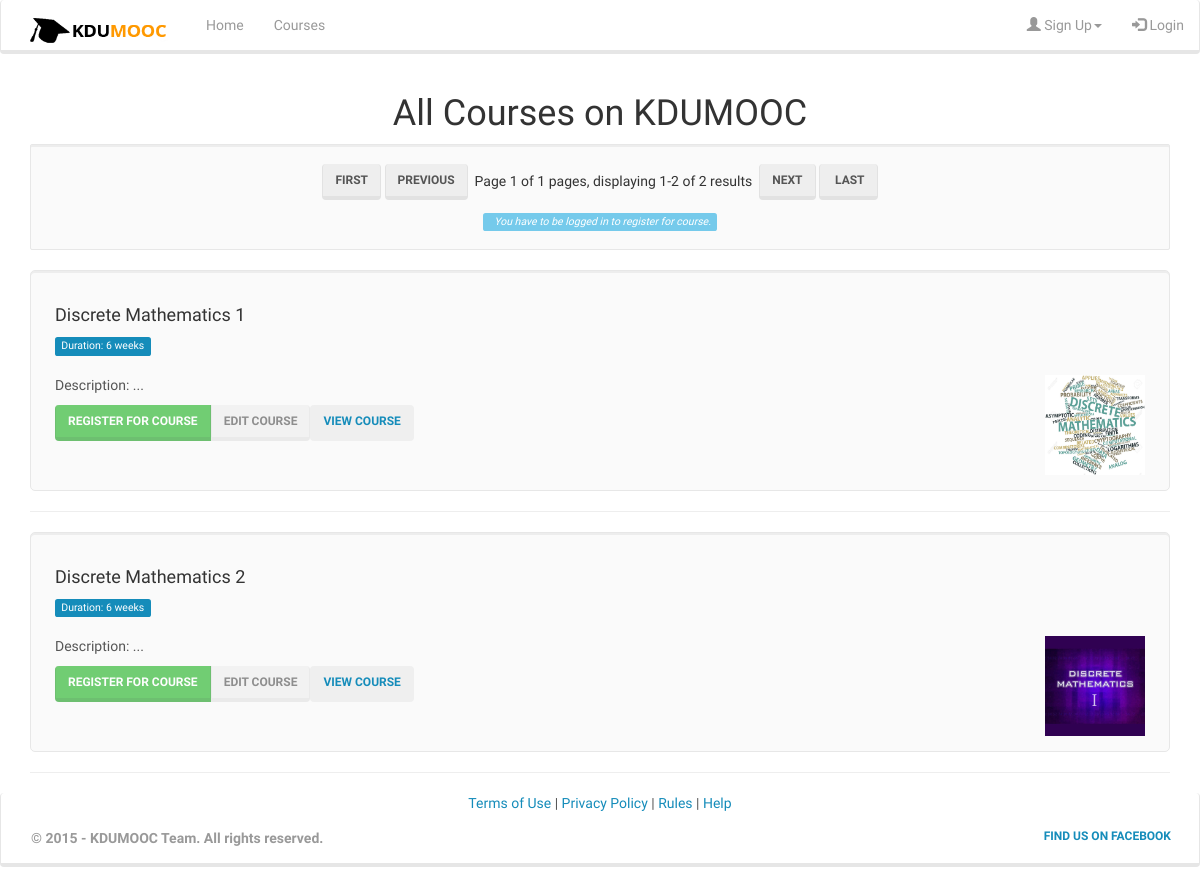
Before: /viewAllCourses.php with the older database file.
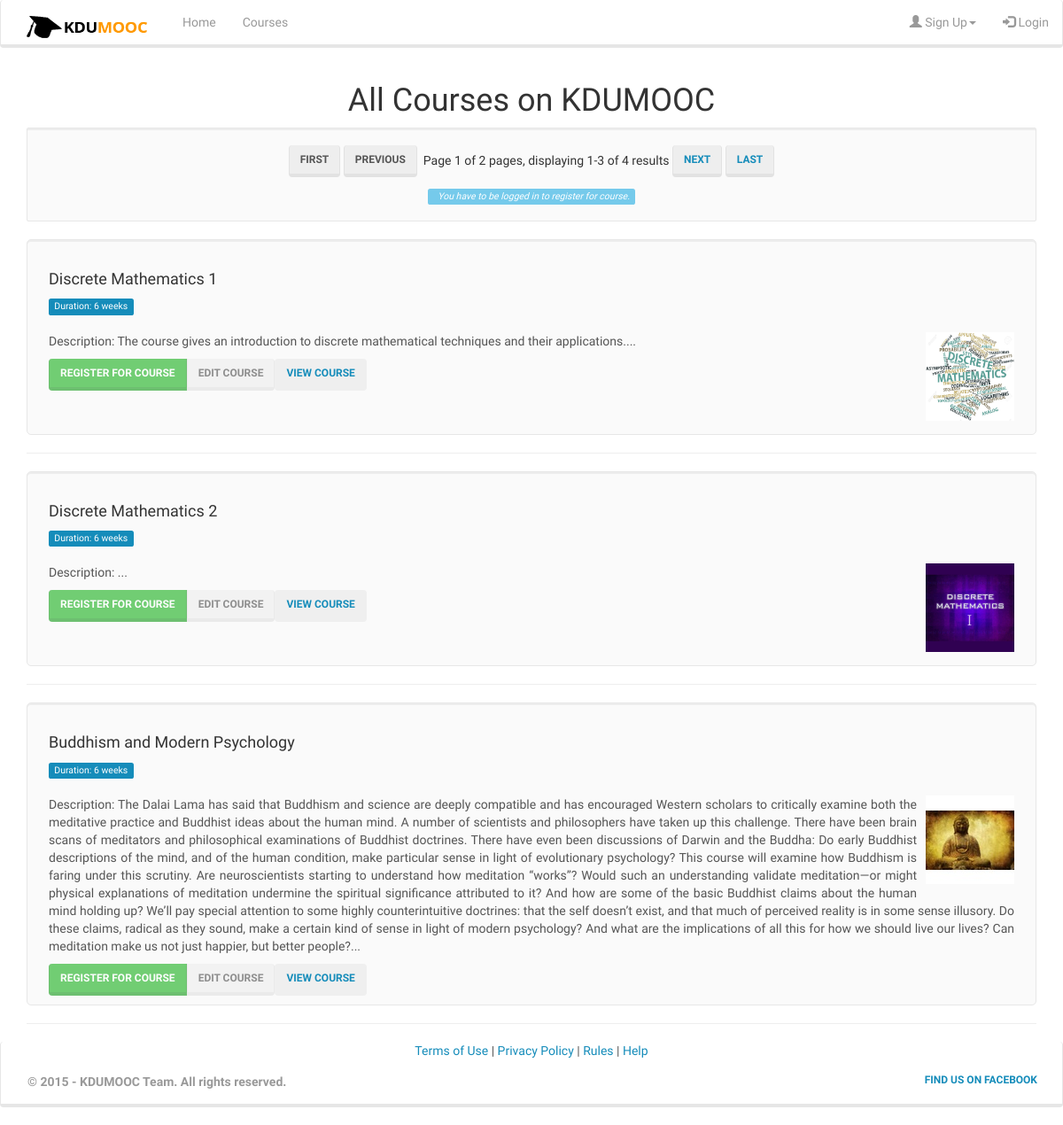
After: the same page with the newer database file.
### tables this page shows
CREATE TABLE IF NOT EXISTS `course` (
  `idCOURSE` int(11) NOT NULL AUTO_INCREMENT,
  `no_of_students` int(11) DEFAULT NULL,
  `category` varchar(45) DEFAULT NULL,
  `duration` varchar(45) DEFAULT NULL,
  `title` varchar(400) DEFAULT NULL,
  `LECTURER_idLECTURER` int(11) NOT NULL,
  `deleted` tinyint(1) DEFAULT NULL,
  `about` mediumtext NOT NULL,
  PRIMARY KEY (`idCOURSE`),
  KEY `fk_COURSE_LECTURER1_idx` (`LECTURER_idLECTURER`)
);

### require/functions.php (called while the page is built, shortened)
<?php
function sessionExists() {
    if (!isset($_SESSION["userID"])) {
        return false;
    } else {
        return true;
    }
}
?>

### viewAllCourses.php (the view, shortened to what this page needs)
<?php
include 'header.php';
?>
<div class="container">
    <center><h1>All Courses on KDUMOOC</h1></center>
</div>
<?php
try {
    $total = $db->query('SELECT COUNT(*) FROM `course` WHERE `deleted`=0')->fetchColumn();
    $limit = 3;
    $pages = ceil($total / $limit);
    $page = min($pages, filter_input(INPUT_GET, 'page', FILTER_VALIDATE_INT, array('options' => array('default' => 1, 'min_range' => 1,),)));
    $offset = ($page - 1) * $limit;
    $start = $offset + 1;
    $end = min(($offset + $limit), $total);
    $prevlink = ($page > 1) ? ' <button type="button" class="btn btn-default"> <a href="?page=1" class="newStyle" title="First page">First</a></button> <button type="button" class="btn btn-default">&nbsp;<a class="newStyle" href="?page=' . ($page - 1) . '" title="Previous page">Previous</a></button>&nbsp;' : ' <button type="button" class="btn btn-default"> <span class="disabled">First</span></button> <button type="button" class="btn btn-default"> <span class="disabled">Previous</span></button>&nbsp;';
    $nextlink = ($page < $pages) ? ' <button type="button" class="btn btn-default"> <a class="newStyle" href="?page=' . ($page + 1) . '" title="Next page">Next</a></button> <button type="button" class="btn btn-default"> <a href="?page=' . $pages . '" title="Last page" class="newStyle">Last</a></button> ' : '&nbsp;<button type="button" class="btn btn-default"> <span class="disabled">Next</span></button> <button type="button" class="btn btn-default">&nbsp;<span class="disabled">Last</span></button>';
    ?>
    <div class="container"><center>
            <?php
            echo '<div id="paging"  class="well well-sm"><h5>', $prevlink, ' Page ', $page, ' of ', $pages, ' pages, displaying ', $start, '-', $end, ' of ', $total, ' results ', $nextlink, ' </h5><p><span class="label label-info"><i class="fa fa-info"></i><i>&nbsp;&nbsp;You have to be logged in to register for course.</i></p></span></div>';
            echo "</center>";
            $stmt = $db->prepare("SELECT `idCOURSE`,`category`,`duration`, `LECTURER_idLECTURER`,`title`, substring_index(`about`,' ',500) as short_desc FROM `course` WHERE `deleted`=0 ORDER BY `course`.`idCOURSE` ASC LIMIT :limit OFFSET :offset");
            $stmt->bindParam(':limit', $limit, PDO::PARAM_INT);
            $stmt->bindParam(':offset', $offset, PDO::PARAM_INT);
            $stmt->execute();
            if ($stmt->rowCount() > 0) {
                $stmt->setFetchMode(PDO::FETCH_ASSOC);
                $iterator = new IteratorIterator($stmt);
                ?>
                <?php
                foreach ($iterator as $row) {
                    echo '<div class=\'well well-lg centered\'>';
                    echo "<h4>" . $row['title'] . "</h4>";
                    echo "<div class=\"label label-primary\" style=\"text-align:right\"> Duration: " . $row['duration'] . " weeks" . "</div>";
                    if (doesImageExist(COURSE_PIC_UPLOAD_URL . $row['idCOURSE'] . ".jpg")) {
                        $img_url = "<img  width=\"100px\"  height=\"100px\" src=\"" . COURSE_PIC_UPLOAD_URL . $row['idCOURSE'] . ".jpg\" />";
                    } else {
                        $img_url = "<img  width=\"100px\"  height=\"100px\" src=\"" . COURSE_PIC_UPLOAD_URL . "default.jpg\" />";
                    }
                    echo "<div style=\"text-align:justify;\"> <br/>" . $img_url . "<p>Description: " . $row['short_desc'] . "..." . "</p></div>";
                    if (sessionExists()) {
                        $logged_in = true;
                    } else {
                        $logged_in = false;
                    }
                    if (isStudent()) {
                        $is_student = true;
                    } else {
                        $is_student = false;
                    }
                    ?>
                    <div class="btn-group" role="group" aria-label="Course Actions">
                        <?php
                        if ($logged_in && $is_student) {
                            echo "<a href=\"registerForCourse.php?studentID=" . $_SESSION['userID'] . "&token=". sha1($_SESSION['userID']) ."&courseID=" . $row['idCOURSE'] . "\" target=\"new\">";
                            echo "<button type=\"button\" class=\"btn btn-success active\">Register For Course</button></a>";
                        } else {
                            echo "<button type=\"button\" class=\"btn btn-success disabled\">Register For Course</button>";
                        }
            echo "<a href=\"viewCourse.php?courseID=" . $row['idCOURSE'] . "&token=" . sha1($row['idCOURSE']) . "\" target=\"new\"><button type=\"button\" class=\"btn btn-file\">View Course</button></a>";
                        if ($logged_in && $is_student == false) {
                            echo "<a href=\"editCourse.php?courseID=" . $row['idCOURSE'] . "&token=" . sha1($row['idCOURSE']) . "\" target=\"new\"><button type=\"button\" class=\"btn btn-default\">Edit Course</button></a>";
                        } else {
                            echo "<button type=\"button\" class=\"btn btn-default disabled\">Edit Course</button>";
                        }
                        ?>
                    </div>
                        <?php
                        echo "</div>";
                        echo "<hr>";
                    }
                } else {
                    echo '<p>No results could be displayed.</p>';
                }
                ?>
    </div>
            <?php
        } catch (Exception $e) {
            echo '<p>', $e->getMessage(), '</p>';
        }
        ?>
<?php include 'footer.php'; ?>

### require/links.php (shortened to what this page needs)
<!DOCTYPE html>
<link rel="stylesheet" href="http://<?php echo $_SERVER['HTTP_HOST'] ?>/kdumooc/require/jquery-ui.css" />
<link rel="stylesheet" href="http://<?php echo $_SERVER['HTTP_HOST'] ?>/kdumooc/require/jquery-ui.theme.css" />
<link rel="stylesheet" href="http://<?php echo $_SERVER['HTTP_HOST'] ?>/kdumooc/require/bootstrap.css" />
<link rel="stylesheet" href="http://<?php echo $_SERVER['HTTP_HOST'] ?>/kdumooc/require/customcss.css" />
<link rel="stylesheet" href="http://<?php echo $_SERVER['HTTP_HOST'] ?>/kdumooc/require/bootstrap-less.css" />

### header.php (shortened to what this page needs)
<?php
include 'require/links.php';
include 'require/functions.php';
?>
<!DOCTYPE html>
<nav class="navbar navbar-inverse">
    <div class="container-fluid">
        <div class="navbar-header">
            <a class="navbar-brand" href="#"><img src="/kdumooc/images/templatemo_logo.png" width="150px" height="30px"/></a>
        </div>
        <div>
            <ul class="nav navbar-nav">
                <li><a href="index.php">Home</a></li>
                <li><a href="index.php#courses">Courses</a></li>
            </ul>
            <?php
            if (sessionExists()) {
                if (isStudent()) {
                    $href_link = "editStudent.php?studentID=" . getSessionVariables("userID") . "&token=" . sha1(getSessionVariables("userID"));
                } else {
                    $href_link = "editLecturer.php?lecturerID=" . getSessionVariables("userID") . "&token=" . sha1(getSessionVariables("userID"));
                }
                ?>  <ul class="nav navbar-nav navbar-right">
                    <li><a target="new" data-toggle="tooltip" data-placement="bottom" title="Edit your profile" data-original-title=""  href="<?php echo $href_link; ?>"><span class="glyphicon glyphicon-user"></span><?php echo " " . getSessionVariables("username") ?> </a></li>
                    <li><a target="new" data-toggle="tooltip" data-placement="bottom" title="Sign out of KDUMOOC" href="signOut.php"><span class="glyphicon glyphicon-log-in"></span><?php
                            echo " You are logged in as a ";
                            if (getSessionVariables("type") == "L") {
                                echo "Lecturer";
                            } else {
                                echo "Student";
                            }
                            ?> </a></li>
                </ul> <?php } else {
                            ?>
                <ul class="nav navbar-nav navbar-right">
                    <li class="dropdown">
                        <a href="" class="dropdown-toggle" data-toggle="dropdown" role="button" aria-haspopup="true" aria-expanded="false"><span class="glyphicon glyphicon-user"></span> Sign Up<span class="caret"></span></a>
                    </li>
                    <li><a href="/kdumooc/signInMain.php"><span class="glyphicon glyphicon-log-in"></span> Login</a></li>
                </ul>
                <?php
            }
            ?>
        </div>
    </div>
</nav>

### footer.php (shortened to what this page needs)
<div class="navbar navbar-inverse">
    <div class="container-fluid">
        <center>
            <a href="#" target="_blank" >Terms of Use</a> |
            <a href="#" target="_blank" >Privacy Policy</a> |
            <a href="#" target="_blank" >Rules</a> |
            <a href="#" target="_blank" >Help</a>
            <br/>
        </center>
        <p class="navbar-text pull-center"><b>&COPY; 2015 - KDUMOOC Team. All rights reserved.</b></p>
        <a href="https://www.facebook.com/KotelawalaDefenceUniversity" target="new" class="navbar-btn btn-facebook btn pull-right"><i class="fa fa-facebook-square"></i> Find us on Facebook</a>
    </div>
</div>

### viewAllCourses.php (style rules this page uses)
img { float: right; margin: 0 0 5px 10px; }
.centered { width: 100%; height:100%; top:0; bottom: 0; left: 0; right: 0; margin: auto; display: inline-block; padding-bottom: 10px; }

Changed rows visible on the page:
changed course "Discrete Mathematics 1": short_desc (not shown) → "The course gives an introduction to discrete mathematical techniques and their applications."
added course: title "Buddhism and Modern Psychology", duration "6", shows a picture, short_desc "The Dalai Lama has said that Buddhism and science are deeply compatible and has encouraged Western scholars to critically examine both the meditative practice and Buddhist ideas about the human mind. A number of scientists and philosophers have taken up this challenge. There have been brain scans of meditators and philosophical examinations of Buddhist doctrines. There have even been discussions of Darwin and the Buddha: Do early Buddhist descriptions of the mind, and of the human condition, make particular sense in light of evolutionary psychology? This course will examine how Buddhism is faring under this scrutiny. Are neuroscientists starting to understand how meditation “works”? Would…"
Other visible differences:
$pages: "1" → "2"
$end: "2" → "3"
$total: "2" → "4"
